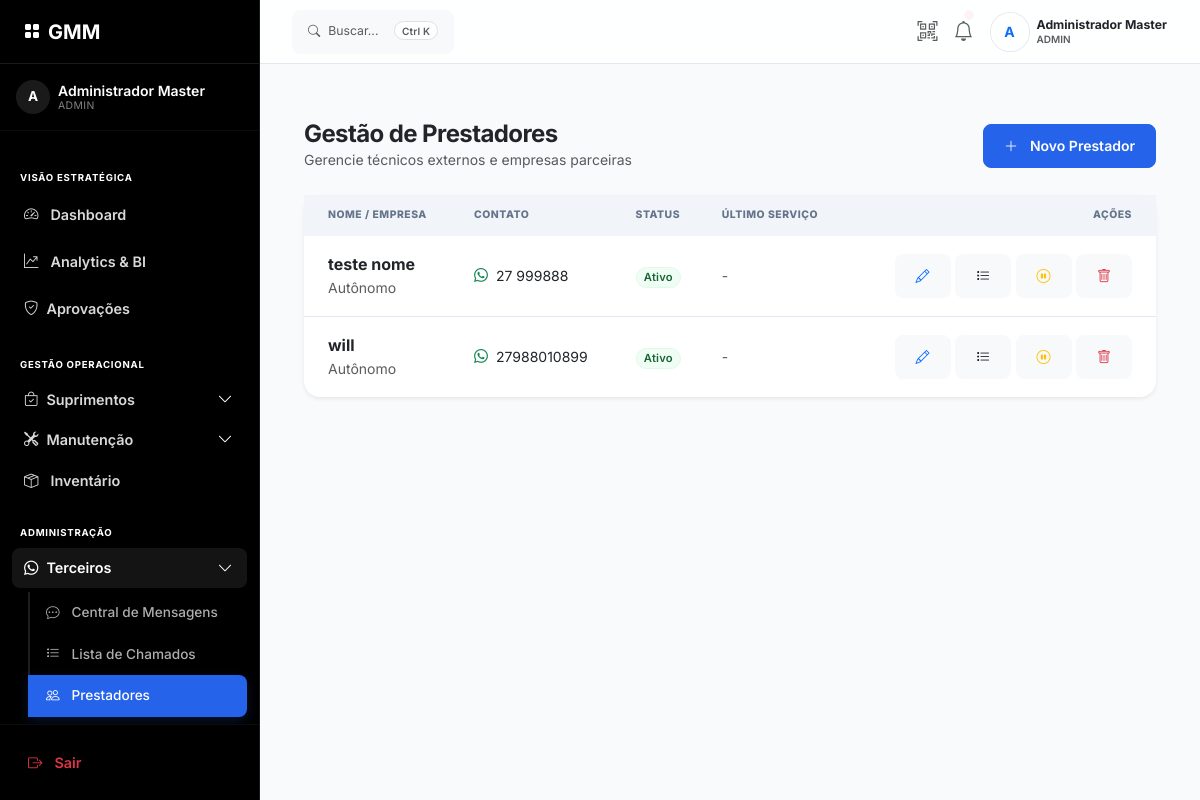
The app's page /terceirizados/gerenciar (signed in), older data.
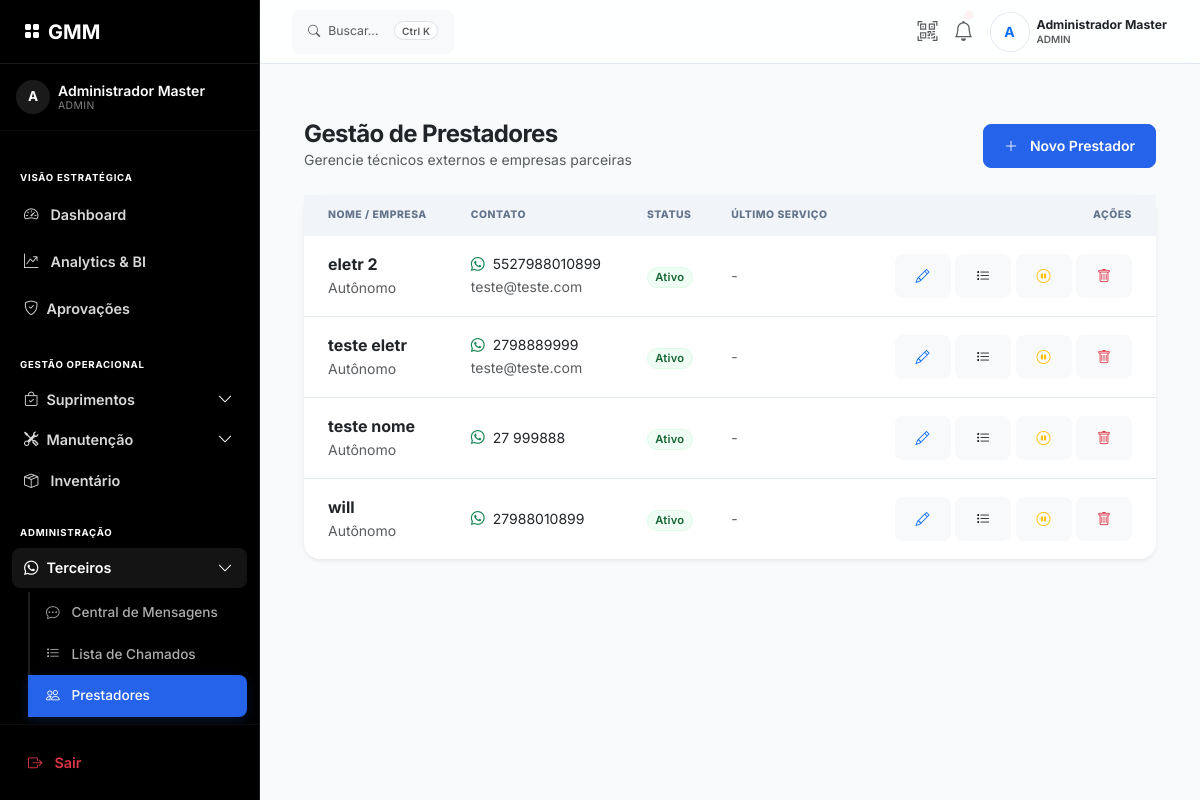
The same page, newer data.
### app/models/terceirizados_models.py (models this page shows)
class Terceirizado(db.Model):
    __tablename__ = 'terceirizados'
    id = db.Column(db.Integer, primary_key=True)
    nome = db.Column(db.String(150), nullable=False)
    nome_empresa = db.Column(db.String(150))
    cnpj = db.Column(db.String(18))
    telefone = db.Column(db.String(20), nullable=False) # Formato 5511999999999
    email = db.Column(db.String(150))
    especialidades = db.Column(db.Text) # JSON array
    avaliacao_media = db.Column(db.Numeric(3, 2), default=0.00)
    total_servicos = db.Column(db.Integer, default=0)
    ativo = db.Column(db.Boolean, default=True)
    observacoes = db.Column(db.Text)
    created_at = db.Column(db.DateTime, default=datetime.utcnow)
    abrangencia_global = db.Column(db.Boolean, default=False)
    unidades = db.relationship('Unidade', secondary=terceirizados_unidades, backref=db.backref('prestadores', lazy='dynamic'))

### app/routes/terceirizados.py (the view)
@bp.route('/gerenciar', methods=['GET'])
@login_required
def listar_prestadores():
    if current_user.tipo not in ['admin', 'gerente']:
        flash('Acesso não autorizado.', 'danger')
        return redirect(url_for('ponto.index'))
    prestadores = Terceirizado.query.order_by(Terceirizado.nome).all()
    return render_template('terceirizados/listar_prestadores.html',
                         prestadores=prestadores)

### app/templates/terceirizados/listar_prestadores.html (shortened to what the changed rows need)
{% extends "base.html" %}
{% block content %}
<div class="container-fluid py-4">
    <div class="d-flex justify-content-between align-items-center mb-4">
        <div>
            <h2 class="h4 fw-bold text-dark mb-0">Gestão de Prestadores</h2>
        </div>
    </div>
    <div class="card border-0 shadow-sm">
        <div class="card-body p-0">
            <div class="table-responsive">
                <table class="table table-hover align-middle mb-0">
                    <thead class="bg-light">
                        <tr>
                            <th class="ps-4">Nome / Empresa</th>
                            <th>Contato</th>
                            <th>Status</th>
                            <th>Último Serviço</th>
                            <th class="text-end pe-4">Ações</th>
                        </tr>
                    </thead>
                    <tbody>
                        {% for p in prestadores %}
                        <tr{% if not p.ativo %} class="table-secondary opacity-75"{% endif %}>
                            <td class="ps-4">
                                <div class="fw-bold text-dark">{{ p.nome }}</div>
                                <div class="text-muted small">{{ p.empresa or 'Autônomo' }}</div>
                            </td>
                            <td>
                                <div class="d-flex flex-column">
                                    <span class="small"><i class="bi bi-whatsapp text-success me-1"></i> {{ p.telefone
                                        }}</span>
                                    <span class="small text-muted">{{ p.email or '' }}</span>
                                </div>
                            </td>
                            <td>
                                {% if p.ativo %}
                                <span class="badge bg-success bg-opacity-10 text-success rounded-pill">Ativo</span>
                                {% else %}
                                <span class="badge bg-warning bg-opacity-10 text-warning rounded-pill">Pausado</span>
                                {% endif %}
                            </td>
                            <td>
                                <span class="text-muted small">-</span>
                            </td>
                            <td class="text-end pe-4">
                                <button class="btn btn-sm btn-light text-primary" data-id="{{ p.id }}"
                                    data-nome="{{ p.nome }}" data-empresa="{{ p.nome_empresa or '' }}"
                                    data-cnpj="{{ p.cnpj or '' }}" data-telefone="{{ p.telefone }}"
                                    data-email="{{ p.email or '' }}" data-especialidades="{{ p.especialidades or '' }}"
                                    onclick="editarTerceirizado(this)" title="Editar">
                                    <i class="bi bi-pencil"></i>
                                </button>
                                <a href="{{ url_for('terceirizados.listar_chamados', prestador_id=p.id) }}"
                                    class="btn btn-sm btn-light text-dark" title="Ver Chamados">
                                    <i class="bi bi-list-task"></i>
                                </a>
                                {% if p.ativo %}
                                <a href="{{ url_for('admin.toggle_terceirizado_status', id=p.id) }}"
                                    class="btn btn-sm btn-light text-warning"
                                    onclick="return confirm('Pausar prestador? Ele não aparecerá nas listas de OS.')"
                                    title="Pausar">
                                    <i class="bi bi-pause-circle"></i>
                                </a>
                                {% endif %}
                                <a href="{{ url_for('admin.excluir_terceirizado', id=p.id) }}"
                                    class="btn btn-sm btn-light text-danger"
                                    onclick="return confirm('Tem certeza? Se possuir histórico, será apenas desativado.')"
                                    title="Excluir">
                                    <i class="bi bi-trash"></i>
                                </a>
                            </td>
                        </tr>
                        {% endfor %}
                    </tbody>
                </table>
            </div>
        </div>
    </div>
</div>
{% endblock %}

Row changes from the older to the newer data that the page shows:
added Terceirizado: nome "eletr 2", empresa "Autônomo", telefone "5527988010899", email "teste@teste.com", ativo "Ativo"
added Terceirizado: nome "teste eletr", empresa "Autônomo", telefone "2798889999", email "teste@teste.com", ativo "Ativo"
